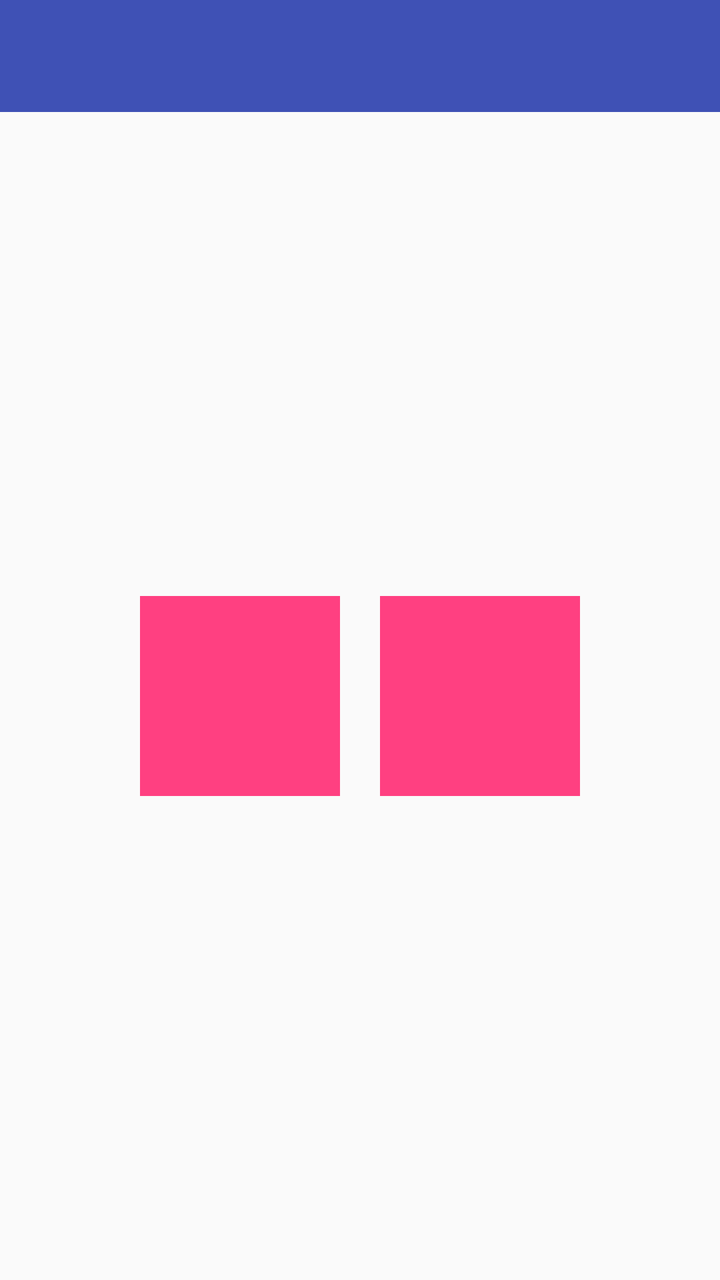
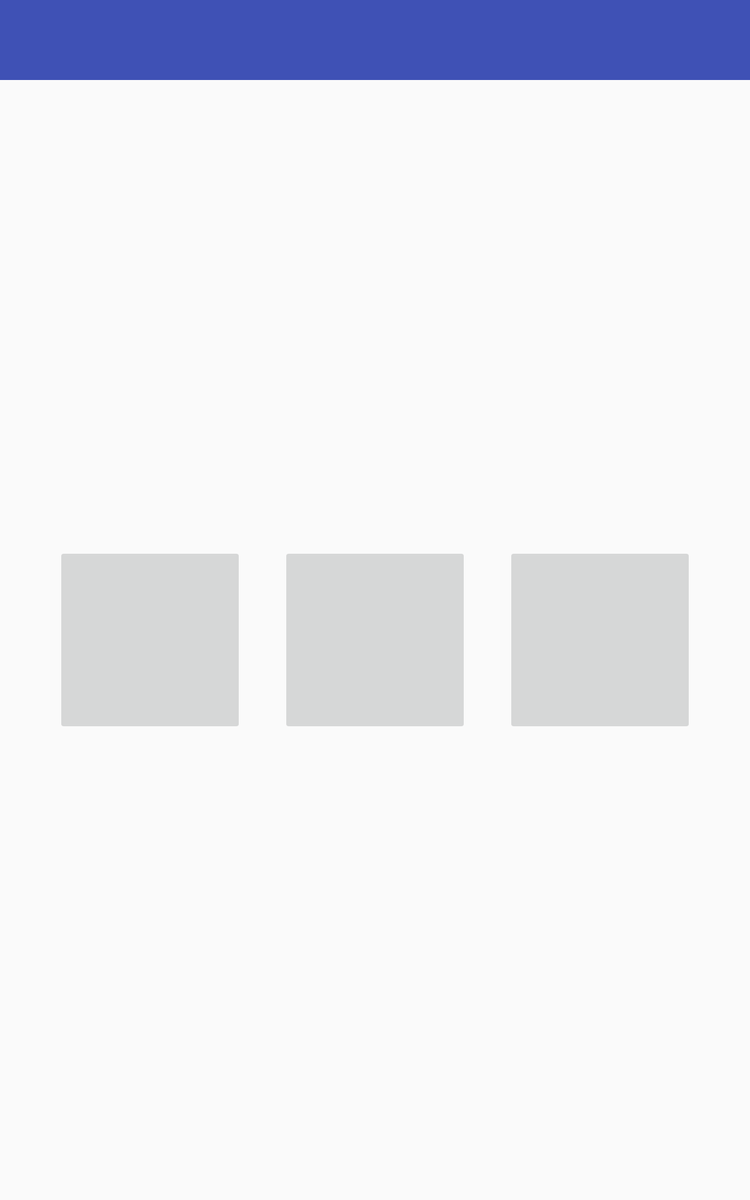

An Android layout and its configuration variant, each rendered on a device that would load it. The default file and the variant file are quoted in full after the pictures.
<!-- AndroidManifest.xml: application theme AppTheme -->
<!-- res/layout/activity_main.xml -->
<?xml version="1.0" encoding="utf-8"?>
<LinearLayout
    xmlns:android="http://schemas.android.com/apk/res/android"
    xmlns:tools="http://schemas.android.com/tools"
    android:layout_width="match_parent"
    android:layout_height="match_parent"
    android:orientation="vertical"
    tools:context="org.asdtm.distresssignals.MainActivity">

    <android.support.v7.widget.Toolbar
        android:id="@+id/toolbar"
        android:layout_width="match_parent"
        android:layout_height="?attr/actionBarSize"
        android:background="@color/colorPrimary"/>

    <TableLayout
        android:layout_width="match_parent"
        android:layout_height="match_parent"
        android:gravity="center_horizontal|center_vertical">

        <TableRow
            android:gravity="center_horizontal|center_vertical">

            <Button
                style="?android:attr/buttonBarButtonStyle"
                android:layout_width="100dp"
                android:layout_height="100dp"
                android:layout_marginLeft="10dp"
                android:layout_marginRight="10dp"
                android:background="@color/colorAccent"
                android:onClick="startLocationActivity"/>

            <Button
                style="?android:attr/buttonBarButtonStyle"
                android:layout_width="100dp"
                android:layout_height="100dp"
                android:layout_marginLeft="10dp"
                android:layout_marginRight="10dp"
                android:background="@color/colorAccent"
                android:onClick="startFlashlightActivity"/>
        </TableRow>
    </TableLayout>

</LinearLayout>
<!-- resources referenced by this layout -->
<resources>
  <color name="colorAccent">#FF4081</color>
  <color name="colorPrimary">#3F51B5</color>
  <style name="AppTheme" parent="Theme.AppCompat.Light.NoActionBar">
          
          <item name="colorPrimary">@color/colorPrimary</item>
          <item name="colorPrimaryDark">@color/colorPrimaryDark</item>
          <item name="colorAccent">@color/colorAccent</item>
      </style>
  <color name="colorPrimaryDark">#303F9F</color>
</resources>
<!-- res/layout-sw600dp/activity_main.xml (the repository's variant of the layout above) -->
<!-- drawn on a 7-inch tablet held upright -->
<?xml version="1.0" encoding="utf-8"?>
<LinearLayout
    xmlns:android="http://schemas.android.com/apk/res/android"
    xmlns:tools="http://schemas.android.com/tools"
    android:layout_width="match_parent"
    android:layout_height="match_parent"
    android:fitsSystemWindows="true"
    android:orientation="vertical"
    tools:context="org.asdtm.distresssignals.MainActivity">

    <include layout="@layout/toolbar"/>

    <TableLayout
        android:layout_width="match_parent"
        android:layout_height="match_parent"
        android:gravity="center_horizontal|center_vertical">

        <TableRow
            android:gravity="center_horizontal|center_vertical">

            <ImageButton
                android:id="@+id/ButtonLocationActivity"
                style="@style/Button"
                android:layout_width="150dp"
                android:layout_height="150dp"
                android:layout_marginLeft="15dp"
                android:layout_marginRight="15dp"
                android:contentDescription="@null"/>

            <ImageButton
                android:id="@+id/ButtonFlashlightActivity"
                style="@style/Button"
                android:layout_width="150dp"
                android:layout_height="150dp"
                android:layout_marginLeft="15dp"
                android:layout_marginRight="15dp"
                android:contentDescription="@null"/>

            <ImageButton
                android:id="@+id/ButtonCompassActivity"
                style="@style/Button"
                android:layout_width="150dp"
                android:layout_height="150dp"
                android:layout_marginLeft="15dp"
                android:layout_marginRight="15dp"
                android:contentDescription="@null"/>
        </TableRow>
    </TableLayout>

</LinearLayout>
<!-- res/layout/toolbar.xml (included above) -->
<?xml version="1.0" encoding="utf-8"?>
<android.support.v7.widget.Toolbar
    xmlns:android="http://schemas.android.com/apk/res/android"
    android:id="@+id/toolbar"
    android:layout_width="match_parent"
    android:layout_height="?attr/actionBarSize"
    android:background="@color/colorPrimary">
</android.support.v7.widget.Toolbar>
<!-- resources referenced by the variant -->
<!-- as a 7-inch tablet held upright resolves them -->
<resources>
  <color name="colorPrimary">#3F51B5</color>
  <style name="AppTheme" parent="Theme.AppCompat.Light.NoActionBar">
          
          <item name="colorPrimary">@color/colorPrimary</item>
          <item name="colorPrimaryDark">@color/colorPrimaryDark</item>
          <item name="colorAccent">@color/colorAccent</item>
      </style>
  <color name="colorPrimaryDark">#303F9F</color>
  <color name="colorAccent">#FF4081</color>
</resources>
